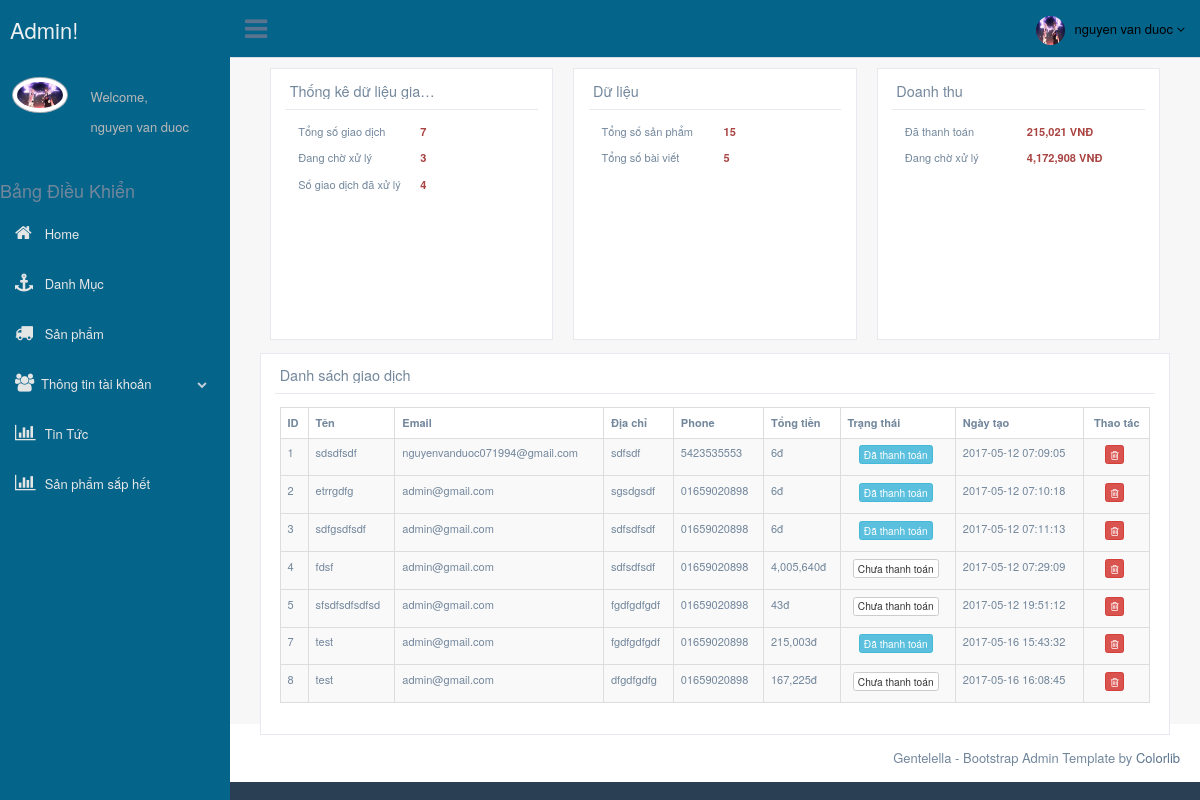
The app's page /admin/views/home/index.php (signed in) with its own data.
### tables this page shows
CREATE TABLE `transaction` (
  `id` int(11) NOT NULL,
  `name` varchar(255) DEFAULT NULL,
  `email` varchar(100) DEFAULT NULL,
  `address` varchar(255) DEFAULT NULL,
  `phone` varchar(50) DEFAULT NULL,
  `amount` float DEFAULT NULL,
  `message` text,
  `active` tinyint(5) DEFAULT '0',
  `created_at` timestamp NULL DEFAULT CURRENT_TIMESTAMP
);

### libraries/My_Model.php (called while the page is built, shortened)
<?php
    class My_Model
    {
        public $conn;
        public function __construct()
        {
            $this->conn = mysqli_connect("localhost","root","","shoptreem") or die ();
            mysqli_set_charset($this->conn,"utf8");
        }
        public function countTable($table)
        {
            $sql = "SELECT id FROM  {$table}";
            $result = mysqli_query($this->conn, $sql) or die("Lỗi Truy Vấn countTable----" .mysqli_error($this->conn));
            $num = mysqli_num_rows($result);
            return $num;
        }
        public function fetchwhere ($table ,$where)
        {
            $sql = "SELECT * FROM {$table} WHERE ";
            $sql .= $where;
            $result = mysqli_query($this->conn, $sql) or die("Lỗi Truy Vấn fetch" .mysqli_error($this->conn));
            $data = [];
            if( $result)
            {
                while ($num = mysqli_fetch_assoc($result))
                {
                    $data[] = $num;
                }
            }
            return $data;
        }
        public function fetchAllpagina($table , $start,$pagi)
        {
            $sql = "SELECT * FROM {$table} ";
            $sql .= " LIMIT {$start} , {$pagi}";
            $result = mysqli_query($this->conn,$sql) or die("Lỗi Truy Vấn fetchAll " .mysqli_error($this->conn));
            $data = [];
            if( $result)
            {
                while ($num = mysqli_fetch_assoc($result))
                {
                    $data[] = $num;
                }
            }
            return $data;
        }
    }
 ?>

### admin/teamplate/content.php (the view, shortened to what this page needs)
<?php
	class ShowData extends My_Model{
		public function showTransaction($start,$display)
	    {
	      $data = parent::fetchAllpagina('transaction' , $start,$display);
	      return $data;
	    }
	    public function countid()
	    {
	       $data = parent::countTable('transaction');
	       return $data;
	    }
	    public function countPending()
	    {
	    	return $data = parent::fetchwhere('transaction','active = 0');
	    }
	    public function countProduct()
	    {
	    	$data = parent::countTable('product');
	       	return $data;
	    }
	    public function countNews()
	    {
	    	$data = parent::countTable('news');
	       	return $data;
	    }
	    public function productPay()
	    {
	    	$data = parent::fetchwhere('transaction','active = 1');
	    	$num = 0;
	    	foreach ($data as $key => $value) {
	    		$num = $num + $value['amount'];
	    	}
	    	return $num;
	    }
	    public function productPending()
	    {
	    	$data = parent::fetchwhere('transaction','active = 0');
	    	$num = 0;
	    	foreach ($data as $key => $value) {
	    		$num = $num + $value['amount'];
	    	}
	    	return $num;
	    }
	}
	$show_data = new ShowData();
	$display = 10;
	$start = (isset($_GET['s']) && filter_var($_GET['s'],FILTER_VALIDATE_INT,array('min_range'=>1)))?$_GET['s']:0;
	$record = $show_data ->countid();
	$data_transaction =$show_data ->showTransaction($start,$display);
	$data_pending = $show_data ->countPending();
	$num_product = $show_data->countProduct();
	$num_news = $show_data->countNews();
	$num_pay = $show_data->productPay();
	$num_pending = $show_data->productPending();
?>
<div class="right_col" role="main">
    <div class="col-md-12 col-sm-12 col-xs-12 ">
	  	<div class="col-md-4 col-sm-4 col-xs-12">
	        <div class="x_panel tile fixed_height_320">
	            <div class="x_title">
	                <h2>Thống kê dữ liệu giao dịch</h2>
	                <div class="clearfix"></div>
	            </div>
	            <div class="x_content br">
	                <div class="widget_summary">
	                    <div class="col-md-6">Tổng số giao dịch</div>
	                    <div class="col-md-6"><b class="text-danger"><?php echo $record; ?></b></div>
	                </div>
	            </div>
	            <div class="x_content br">
	                <div class="widget_summary">
	                    <div class="col-md-6">Đang chờ xử lý</div>
	                    <div class="col-md-6"><b class="text-danger"><?php echo count($data_pending); ?> </b></div>
	                </div>
	            </div>
	            <div class="x_content br">
	                <div class="widget_summary">
	                    <div class="col-md-6">Số giao dịch đã xử lý</div>
	                    <div class="col-md-6"><b class="text-danger"> <?php echo $record - count($data_pending) ;   ?> </b></div>
	                </div>
	            </div>
	        </div>
		</div>
		<div class="col-md-4 col-sm-4 col-xs-12">
	        <div class="x_panel tile fixed_height_320">
	            <div class="x_title">
	                <h2>Dữ liệu</h2>
	                <div class="clearfix"></div>
	            </div>
	            <div class="x_content br">
	                <div class="widget_summary">
	                    <div class="col-md-6">Tổng số sản phẩm</div>
	                    <div class="col-md-6"><b class="text-danger"><?php echo $num_product; ?></b></div>
	                </div>
	            </div>
	            <div class="x_content br">
	                <div class="widget_summary">
	                    <div class="col-md-6">Tổng số bài viết</div>
	                    <div class="col-md-6"><b class="text-danger"><?php echo $num_news; ?> </b></div>
	                </div>
	            </div>
	        </div>
	    </div>
		<div class="col-md-4 col-sm-4 col-xs-12">
	        <div class="x_panel tile fixed_height_320">
	            <div class="x_title">
	                <h2>Doanh thu</h2>
	                <div class="clearfix"></div>
	            </div>
	            <div class="x_content br">
	                <div class="widget_summary">
	                    <div class="col-md-6">Đã thanh toán</div>
	                    <div class="col-md-6"><b class="text-danger"><?php echo number_format($num_pay); ?> VNĐ</b></div>
	                </div>
	            </div>
	            <div class="x_content br">
	                <div class="widget_summary">
	                    <div class="col-md-6">Đang chờ xử lý</div>
	                    <div class="col-md-6"><b class="text-danger"><?php echo number_format($num_pending);?> VNĐ</b></div>
	                </div>
	            </div>
	        </div>
		</div>
    </div>
	<div class="col-md-12 col-sm-12 col-xs-12">
	    <div class="x_panel tile">
	        <div class="x_title">
	            <h2>Danh sách giao dịch</h2>
	            <div class="clearfix"></div>
	        </div>
	        <div class="x_content">
	            <table class="table table-striped table-bordered">
	                <thead>
	                    <tr>
	                        <th>ID</th>
	                        <th>Tên </th>
	                        <th>Email </th>
	                        <th>Địa chỉ </th>
	                        <th>Phone </th>
	                        <th>Tổng tiền </th>
	                        <th>Trạng thái</th>
	                        <th>Ngày tạo</th>
	                        <th colspan="2" class="text-center">Thao tác</th>
	                    </tr>
	                </thead>
	                <?php foreach($data_transaction as $value): ?>
	                <tbody>
	                    <tr>
	                        <td><?php echo $value['id'] ?></td>
	                        <td><?php echo $value['name'] ?></td>
	                        <td><?php echo $value['email'] ?></td>
	                        <td><?php echo $value['address'] ?></td>
	                        <td><?php echo $value['phone'] ?></td>
	                        <td><?php echo number_format($value['amount']) ?>đ</td>
	                        <td class="text-center">
	                        	<?php if($value['active'] == 1): ?>
	                            <a href="<?php echo '../../controller/Active.php?action=unpaid&id='.$value['id'] ;?>" class="btn btn-xs btn-info active-info " data-active="31">Đã thanh toán</a>
	                        	<?php elseif($value['active'] == 0): ?>
	                            <a href="<?php echo '../../controller/Active.php?action=pay&id='.$value['id'] ;?>" class="btn btn-xs btn-default active-info" data-active="32">Chưa thanh toán</a>
	                        	<?php else: ?>
	                        		Đang chờ xử lý .
	                        	<?php endif; ?>
	                        </td>
	                        <td><?php echo $value['created_at'] ?></td>
	                        <td class="text-center">
	                            <a class="btn btn-xs btn-danger btn-delete-action verify_action" href="<?php echo '../../controller/Active.php?action=delete&id='.$value['id'] ;?>"><i class="fa fa-trash-o"></i></a>
	                        </td>
	                    </tr>
	                </tbody>
	            	<?php endforeach ;?>
	            </table>
	        </div>
	    </div>
	</div>
</div>

### records on screen
transaction: id "1", name "sdsdfsdf", email "nguyenvanduoc071994@gmail.com", address "sdfsdf", phone "5423535553", amount "6", created_at "2017-05-12 07:09:05"
transaction: id "2", name "etrrgdfg", email "admin@gmail.com", address "sgsdgsdf", phone "01659020898", amount "6", created_at "2017-05-12 07:10:18"
transaction: id "3", name "sdfgsdfsdf", email "admin@gmail.com", address "sdfsdfsdf", phone "01659020898", amount "6", created_at "2017-05-12 07:11:13"
transaction: id "4", name "fdsf", email "admin@gmail.com", address "sdfsdfsdf", phone "01659020898", amount "4,005,640", created_at "2017-05-12 07:29:09"
transaction: id "5", name "sfsdfsdfsdfsd", email "admin@gmail.com", address "fgdfgdfgdf", phone "01659020898", amount "43", created_at "2017-05-12 19:51:12"
transaction: id "7", name "test", email "admin@gmail.com", address "fgdfgdfgdf", phone "01659020898", amount "215,003", created_at "2017-05-16 15:43:32"
transaction: id "8", name "test", email "admin@gmail.com", address "dfgdfgdfg", phone "01659020898", amount "167,225", created_at "2017-05-16 16:08:45"

### other values on screen
$_SESSION['name'] "nguyen van duoc"
$record "7"
count($data_pending) "3"
$record - count($data_pending) "4"
$num_product "15"
$num_news "5"
$num_pay "215,021"
$num_pending "4,172,908"
